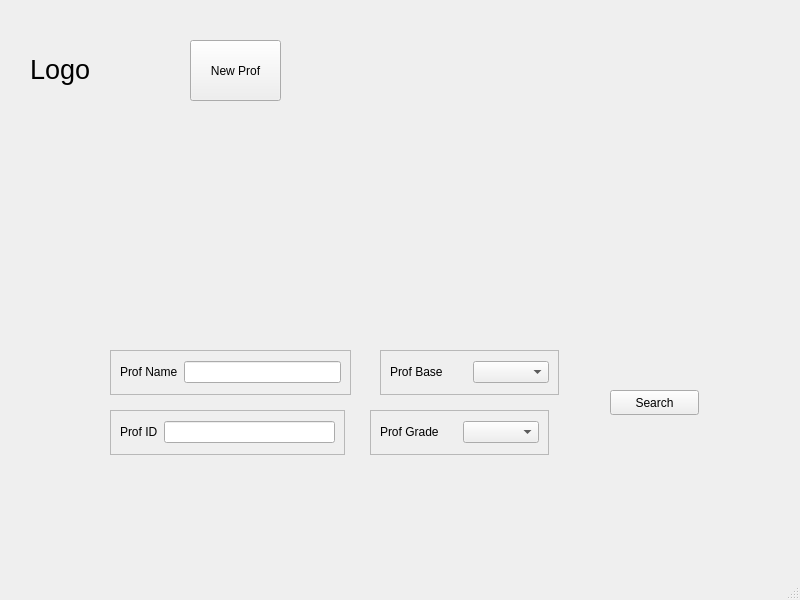
<?xml version="1.0" encoding="UTF-8"?>
<ui version="4.0">
 <class>MainWindow</class>
 <widget class="QMainWindow" name="MainWindow">
  <property name="geometry">
   <rect>
    <x>0</x>
    <y>0</y>
    <width>800</width>
    <height>600</height>
   </rect>
  </property>
  <property name="windowTitle">
   <string>MainWindow</string>
  </property>
  <widget class="QWidget" name="centralwidget">
   <widget class="QLabel" name="uniLogo">
    <property name="geometry">
     <rect>
      <x>30</x>
      <y>20</y>
      <width>100</width>
      <height>100</height>
     </rect>
    </property>
    <property name="text">
     <string>&lt;html&gt;&lt;head/&gt;&lt;body&gt;&lt;p align=&quot;justify&quot;&gt;&lt;span style=&quot; font-size:20pt;&quot;&gt;Logo&lt;/span&gt;&lt;/p&gt;&lt;/body&gt;&lt;/html&gt;</string>
    </property>
    <property name="alignment">
     <set>Qt::AlignCenter</set>
    </property>
   </widget>
   <widget class="QFrame" name="profNameFrame">
    <property name="geometry">
     <rect>
      <x>110</x>
      <y>350</y>
      <width>241</width>
      <height>45</height>
     </rect>
    </property>
    <property name="frameShape">
     <enum>QFrame::StyledPanel</enum>
    </property>
    <property name="frameShadow">
     <enum>QFrame::Raised</enum>
    </property>
    <layout class="QGridLayout" name="gridLayout">
     <item row="0" column="0">
      <widget class="QLabel" name="profNameLabel">
       <property name="text">
        <string>Prof Name</string>
       </property>
      </widget>
     </item>
     <item row="0" column="1">
      <widget class="QLineEdit" name="profName"/>
     </item>
    </layout>
   </widget>
   <widget class="QFrame" name="profIdFrame">
    <property name="geometry">
     <rect>
      <x>110</x>
      <y>410</y>
      <width>235</width>
      <height>45</height>
     </rect>
    </property>
    <property name="frameShape">
     <enum>QFrame::StyledPanel</enum>
    </property>
    <property name="frameShadow">
     <enum>QFrame::Raised</enum>
    </property>
    <layout class="QGridLayout" name="gridLayout_2">
     <item row="0" column="0">
      <widget class="QLabel" name="profIdLabel">
       <property name="text">
        <string>Prof ID</string>
       </property>
      </widget>
     </item>
     <item row="0" column="1">
      <widget class="QLineEdit" name="profId"/>
     </item>
    </layout>
   </widget>
   <widget class="QFrame" name="profBaseFrame">
    <property name="geometry">
     <rect>
      <x>380</x>
      <y>350</y>
      <width>179</width>
      <height>45</height>
     </rect>
    </property>
    <property name="frameShape">
     <enum>QFrame::StyledPanel</enum>
    </property>
    <property name="frameShadow">
     <enum>QFrame::Raised</enum>
    </property>
    <layout class="QGridLayout" name="gridLayout_3">
     <item row="0" column="1">
      <widget class="QComboBox" name="profBase"/>
     </item>
     <item row="0" column="0">
      <widget class="QLabel" name="profBaseLabel">
       <property name="text">
        <string>Prof Base</string>
       </property>
      </widget>
     </item>
    </layout>
   </widget>
   <widget class="QFrame" name="profGradeFrame">
    <property name="geometry">
     <rect>
      <x>370</x>
      <y>410</y>
      <width>179</width>
      <height>45</height>
     </rect>
    </property>
    <property name="frameShape">
     <enum>QFrame::StyledPanel</enum>
    </property>
    <property name="frameShadow">
     <enum>QFrame::Raised</enum>
    </property>
    <layout class="QGridLayout" name="gridLayout_4">
     <item row="0" column="0">
      <widget class="QLabel" name="profGradeLabel">
       <property name="text">
        <string>Prof Grade</string>
       </property>
      </widget>
     </item>
     <item row="0" column="1">
      <widget class="QComboBox" name="profGrade"/>
     </item>
    </layout>
   </widget>
   <widget class="QPushButton" name="searchBtn">
    <property name="geometry">
     <rect>
      <x>610</x>
      <y>390</y>
      <width>89</width>
      <height>25</height>
     </rect>
    </property>
    <property name="text">
     <string>Search</string>
    </property>
   </widget>
   <widget class="QPushButton" name="newProfBtn">
    <property name="geometry">
     <rect>
      <x>190</x>
      <y>40</y>
      <width>91</width>
      <height>61</height>
     </rect>
    </property>
    <property name="text">
     <string>New Prof</string>
    </property>
   </widget>
  </widget>
  <widget class="QMenuBar" name="menubar">
   <property name="geometry">
    <rect>
     <x>0</x>
     <y>0</y>
     <width>800</width>
     <height>22</height>
    </rect>
   </property>
  </widget>
  <widget class="QStatusBar" name="statusbar"/>
 </widget>
 <resources/>
 <connections/>
</ui>
